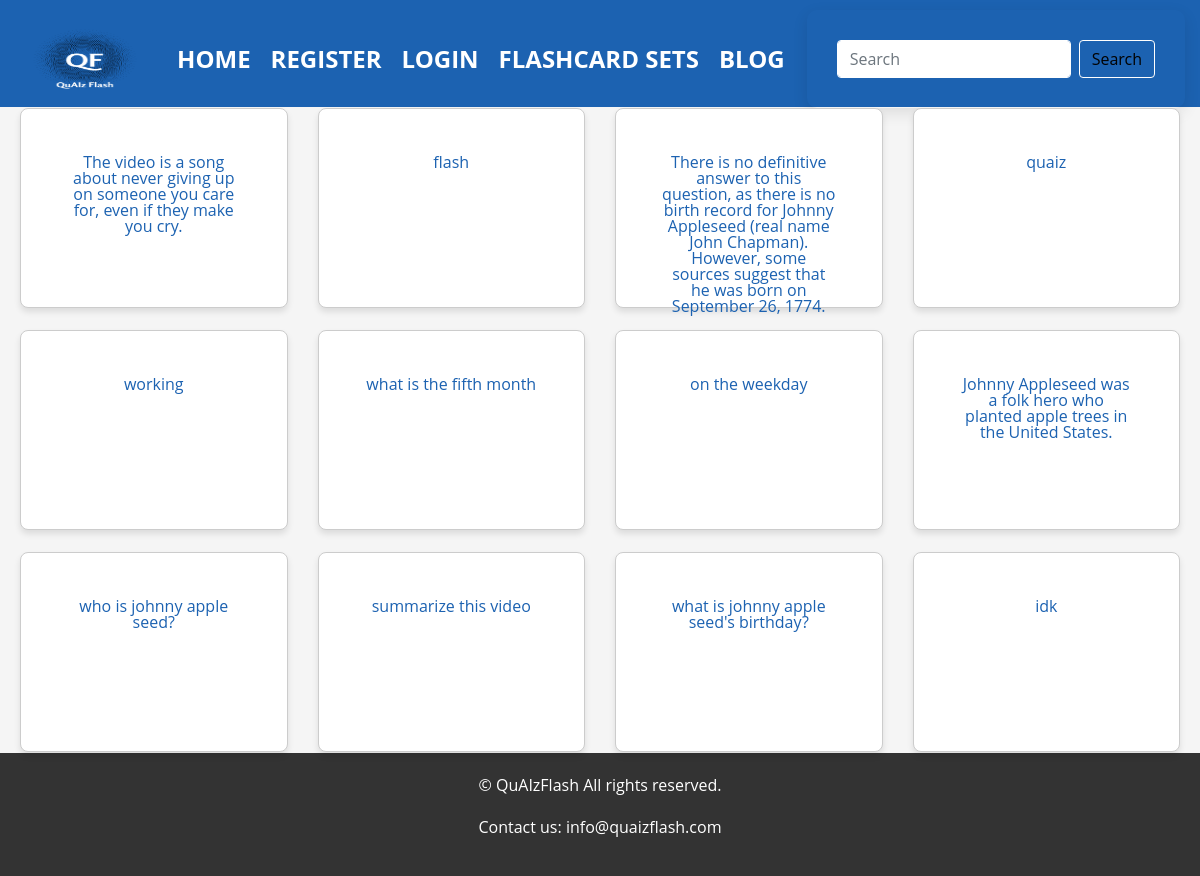
The page /quiz-set-matching/1 on the database its author committed.
### models.py (models this page shows, shortened)
class Flashcard(db.Model):
    id = db.Column(db.Integer, primary_key=True)
    question = db.Column(db.String(200), nullable=False)
    answer = db.Column(db.String(200), nullable=False)
    user_id = db.Column(db.Integer, db.ForeignKey('user.id'), nullable=False)
    flashcard_set_id = db.Column(db.Integer, db.ForeignKey('flashcard_set.id', name='fk_flashcard_set_id'), nullable=True)  # Added ForeignKey with name

### app.py (the view)
@app.route('/quiz-set-matching/<int:set_id>')
def quiz_set_matching(set_id):
    flashcard_set = FlashcardSet.query.get(set_id)
    flashcards = Flashcard.query.filter_by(flashcard_set_id=set_id).all()
    cards = []
    for flashcard in flashcards:
        cards.append({
            'type': 'question',
            'content': flashcard.question,
            'pair_id': flashcard.id
        })
        cards.append({
            'type': 'answer',
            'content': flashcard.answer,
            'pair_id': flashcard.id
        })
    shuffle(cards)
    return render_template('quiz_matching.html', title='Matching Quiz', flashcard_set=flashcard_set, cards=cards, search_form=SearchSetsForm())

### forms.py
class SearchSetsForm(FlaskForm):
    search_query = StringField('Search Query', validators=[DataRequired()])
    submit = SubmitField('Search')

### templates/quiz_matching.html (shortened to what this page needs)
{% extends "base.html" %}
{% block content %}
<div class="matching-quiz-container">
    {% for card in cards %}
      <div class="matching-card">
        <div class="card" id="{{ card.type }}-{{ card.pair_id }}" data-pair-id="{{ card.pair_id }}">
          <div class="card-body">
            {{ card.content }}
          </div>
        </div>
      </div>
    {% endfor %}
  </div>
{% endblock %}

### static/style.css (style rules this page uses)
body { font-family: 'Roboto', sans-serif; line-height: 1.6; color: #1c62b1; margin: 0; padding: 0; background-color: #f5f5f5; }
.card { width: 300px; height: 200px; border: 1px solid #ccc; border-radius: 8px; box-shadow: 0 4px 6px rgba(0, 0, 0, 0.1); background-color: #fff; display: flex; flex-direction: column; justify-content: center; align-items: center; padding: 20px; }
body { font-family: 'Open Sans', sans-serif; }
.matching-quiz-container { display: grid; grid-template-columns: repeat(4, 1fr); grid-gap: 20px; }
.matching-card { box-sizing: border-box; padding: 1 5px; }
.card { width: 100%; padding: 25px; box-sizing: border-box; line-height: 1; overflow-wrap: break-word; }

### rows shown on the page
Flashcard: content "The video is a song about never giving up on someone you care for, even if they make you cry.", content "summarize this video"
Flashcard: content "flash", content "quaiz"
Flashcard: content "There is no definitive answer to this question, as there is no birth record for Johnny Appleseed (real name John Chapman). However, some sources suggest that he was born on September 26, 1774.", content "what is johnny apple seed's birthday?"
Flashcard: content "working", content "on the weekday"
Flashcard: content "what is the fifth month", content "idk"
Flashcard: content "Johnny Appleseed was a folk hero who planted apple trees in the United States.", content "who is johnny apple seed?"
